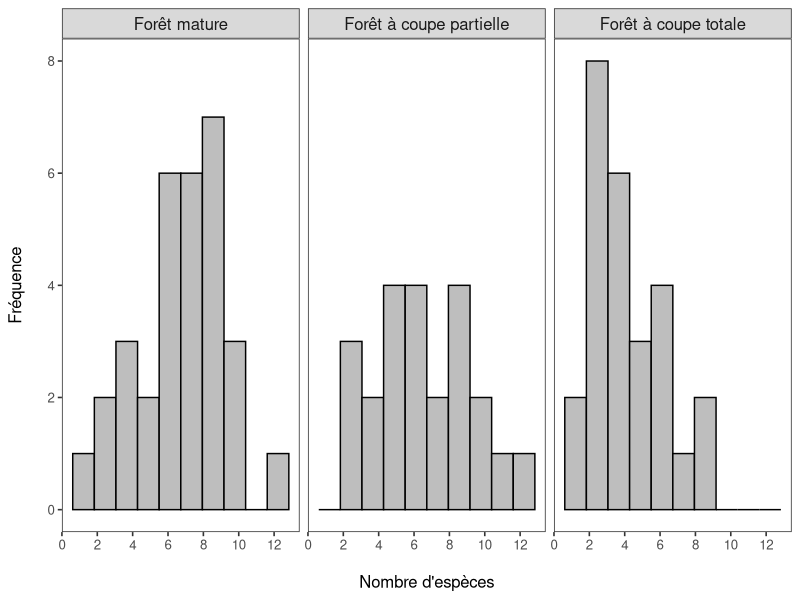
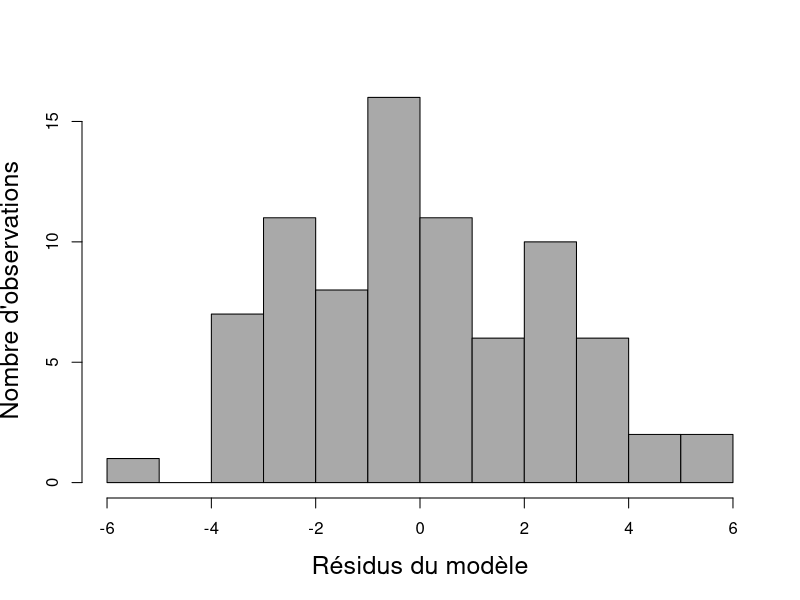
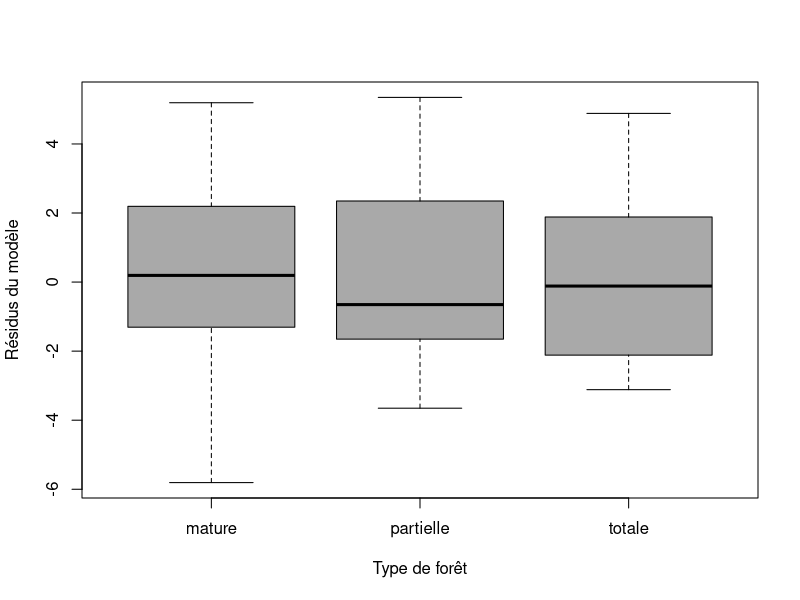
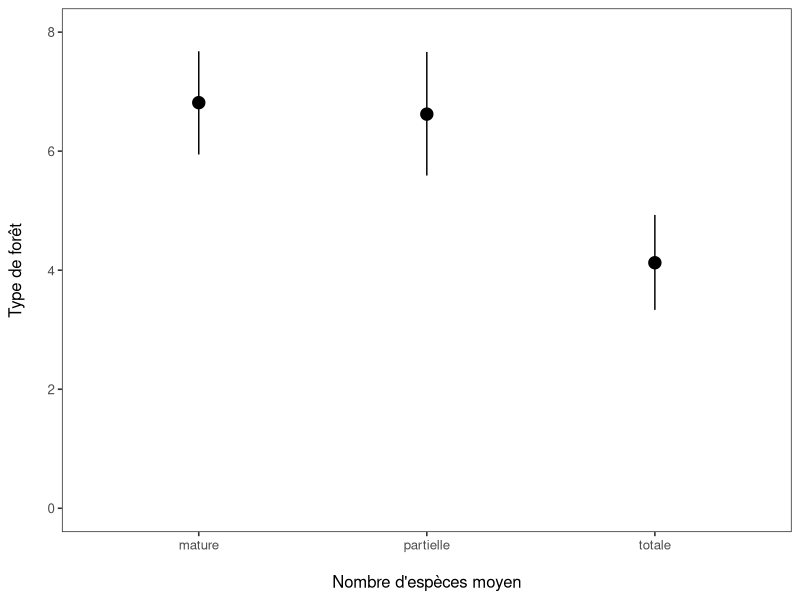
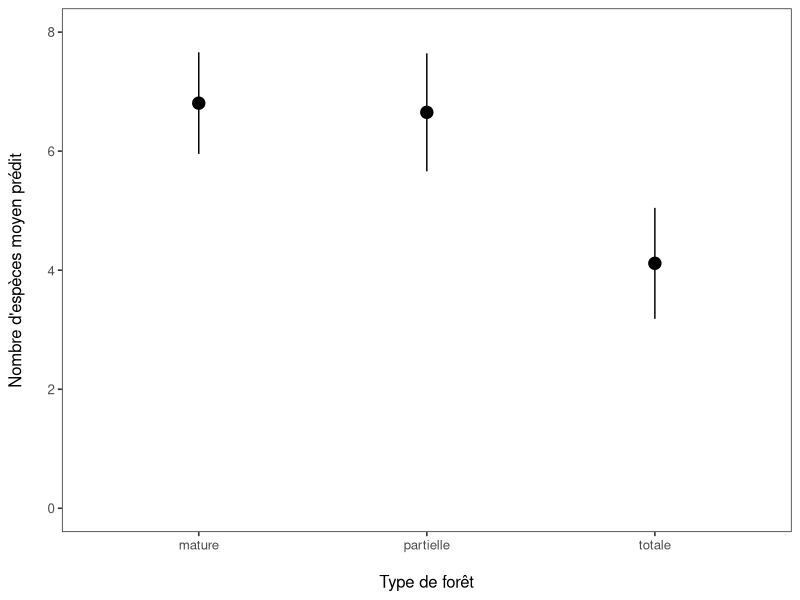
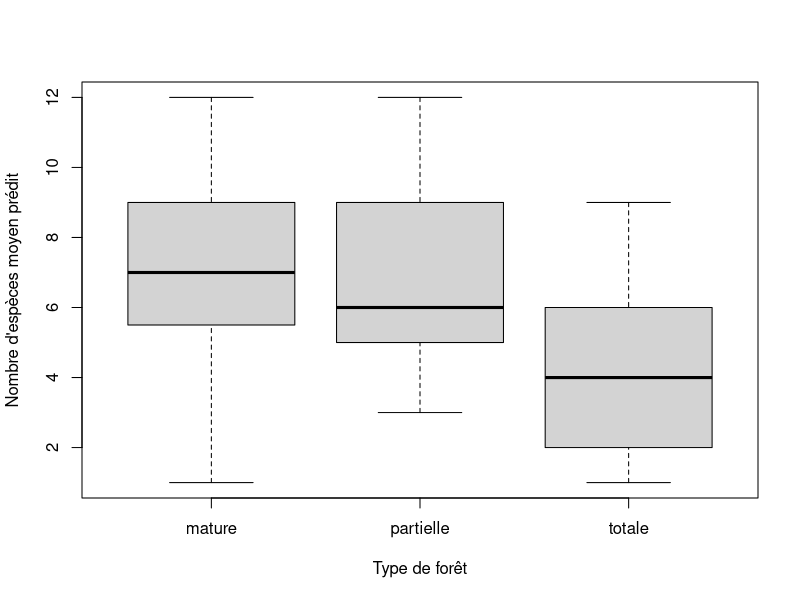

The R script that drew these images, in order:
## ---- chunk 1

# Définir le vecteur des librairies à charger
packages <- c("lme4", "ggplot2", "boot")

# Charger toutes les librairies d'un coup
lapply(packages, library, character.only = TRUE)

## ---- chunk 2
# Données de capture d'espèces dans différents fragments
donnees_capture <- read.table(
    file = "./data/donnees-captures.csv",
    header = TRUE, sep = ";", dec = "."
)

# Données de superficie de fragments forestiers selon le type de forêt
donnees_fragments <- read.table(
    file = "./data/donnees-fragments.csv",
    header = TRUE, sep = ";", dec = "."
)
## ---- chunk 3
str(donnees_capture)
head(donnees_capture)
## ---- chunk 4
str(donnees_fragments)
head(donnees_fragments)
## ---- chunk 5
nbr_captures <- aggregate(
    donnees_capture$capture,
    list(donnees_capture$fragment),
    FUN = length
)

# On renomme les colones
names(nbr_captures) <- c("fragment", "nbr_capture")
## ---- chunk 6
donnees_capture1 <- unique(donnees_capture)
head(donnees_capture1)
## ---- chunk 7
nbr_especes <- aggregate(
    donnees_capture1$capture,
    by = list(donnees_capture1$fragment),
    FUN = length
)
names(nbr_especes)  <- c("fragment", "nbr_especes")

nbr_especes

## ---- chunk 8
nbrs <- merge(nbr_captures, nbr_especes, by = "fragment")
data_final <- merge(donnees_fragments, nbrs, by = "fragment")
## ---- chunk 9
str(data_final)
head(data_final)
## ---- chunk 10
str(data_final)
## ---- chunk 11
summary(data_final)
## ---- chunk 12
labels <- labeller(
  variable =
  c("partielle" = "Forêt à coupe partielle",
    "totale" = "Forêt à coupe totale",
    "mature" = "Forêt mature")
)

labels <- c(
    "partielle" = "Forêt à coupe partielle",
    "totale" = "Forêt à coupe totale",
    "mature" = "Forêt mature"
)

fig <- ggplot(data = data_final, aes(x = nbr_especes)) +
  geom_histogram(col = "black", fill = "gray", bins = 10) +
  xlab("\nNombre d'espèces") +
  ylab("Fréquence\n") +
  scale_x_continuous(breaks = seq(0, 12, 2)) +
  #facet_grid(~ type, labeller = labels) +
  facet_wrap(~ type, labeller = as_labeller(labels)) +
  theme_bw(base_size = 12) +
  theme(panel.grid = element_blank(),
        strip.text = element_text(size = 12))

fig
## ---- chunk 13
mean(data_final$nbr_especes)
## ---- chunk 14
aggregate(
  nbr_especes ~ type,
  data = data_final,
  FUN = mean
)
## ---- chunk 15
# Avant tout, il faut que la colone "type" soit un facteur
data_final$type <- as.factor(data_final$type)

# Comme l'anova est un modèle linéaire, on utilise la fonction "lm()"
modele <- lm(nbr_especes ~ type, data = data_final)
## ---- chunk 16
# On extrait les résidus
residus <- resid(modele)

# Vérifier la normalité des résidus
hist(
  residus,
  xlab = "Résidus du modèle",
  ylab = "Nombre d'observations",
  main = "", col = "darkgray", cex.lab = 1.5
)
## ---- chunk 17
boxplot(
  residus ~ data_final$type,
  ylab = "Résidus du modèle",
  xlab = "Type de forêt",
  col = "darkgray"
)
## ---- chunk 18
anova(modele)
## ---- chunk 19
summary(modele)
## ---- chunk 20
TukeyHSD(aov(modele), ordered = TRUE)
## ---- chunk 21
# Définir une fonction pour produire le modèle et extraire les moyennes
fit_and_extract_means <- function(data, indices) {
  sampled_data <- data_final[indices, ]
  model <- lm(nbr_especes ~ type, data = sampled_data)
  means <- tapply(predict(model), sampled_data$type, mean)
  return(means)
}

# Nombre de simulations
n_replicates <- 1000

# Faire le bootstrapping
set.seed(123) # pour reproduire les résultats chaque fois
boot_results <- boot(
  data_final[, c(3, 5)],
  fit_and_extract_means,
  R = n_replicates
)

# Extraire les résultats du bootstrap
# c'est une matrice à 3 colones où chaque colone représente un milieu
# On a donc 1000 moyennes simulées par type de forêt
bootstrap_matrix <- boot_results$t

# On calcule la moyenne et les intervalles de confiance à 95%
# pour chaque type de forêt
means <- colMeans(bootstrap_matrix)
ci_low <- apply(bootstrap_matrix, 2, function(x) quantile(x, 0.025))
ci_high <- apply(bootstrap_matrix, 2, function(x) quantile(x, 0.975))

# On produit une table de données pour montrer les résultats
results_df <- data.frame(
  type = levels(data_final$type),
  mean = means,
  ci_low = ci_low,
  ci_high = ci_high
)

# Create a forest plot
ggplot(results_df, aes(x = type, y = mean)) +
  geom_pointrange(
    aes(ymin = ci_low, ymax = ci_high),
    size = 0.8,
    position = position_dodge(width = 0.3)
  ) +
  scale_y_continuous(breaks = seq(0, 8, 2), limits = c(0, 8)) +
  labs(x = "\nNombre d'espèces moyen",
       y = "Type de forêt\n") +
  theme_bw(base_size = 12) +
  theme(panel.grid = element_blank(),
        strip.text = element_text(size = 12))
## ---- chunk 22
# Jeu de données à partir des données originales
new_dat <- data.frame(type = levels(data_final$type))

# Matrice des coefficients du modèle
mm <- model.matrix(
  ~ type,
  new_dat
)

# Estimer les valeur prédites pour chaque forêt
fitted_values <- mm %*% coef(modele)

# Calculer les intervalles de confiance
pvar <- diag(mm %*% tcrossprod(vcov(modele), mm))
tvar <- pvar + var(resid(modele))
## ---- chunk 23
# Générer une table pour produire facilement le graphique
table <- data.frame(
  type = new_dat$type,
  nmbr = fitted_values,
  lower = fitted_values - 1.96 * sqrt(pvar),
  upper = fitted_values + 1.96 * sqrt(pvar)
)

# Produire le graphique des prédictions
ggplot(table, aes(x = type, y = nmbr)) +
  geom_pointrange(
    aes(ymin = lower, ymax = upper),
    size = 0.8,
    position = position_dodge(width = 0.3)
  ) +
  scale_y_continuous(breaks = seq(0, 8, 2), limits = c(0, 8)) +
  xlab("\nType de forêt") +
  ylab("Nombre d'espèces moyen prédit\n") +
  theme_bw(base_size = 12) +
  theme(
    panel.grid = element_blank(),
    strip.text = element_text(size = 12)
  )
## ---- chunk 24
boxplot(
  nbr_especes ~ type,
  xlab = "Type de forêt",
  ylab = "Nombre d'espèces moyen prédit",
  data = data_final
)
